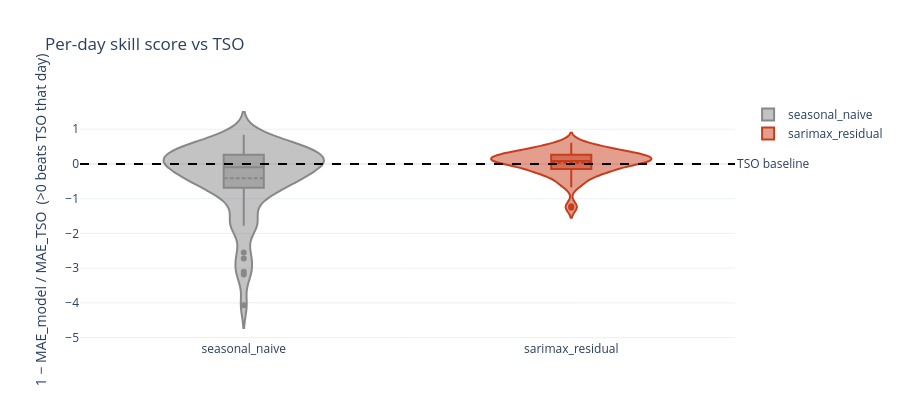

Write notebook code for a chart like this one.
### Markdown cell above
## 5. Skill-vs-TSO distribution

Per-day skill score (`1 − MAE_model / MAE_tso`). Days right of zero = predictor beat the TSO that day. The mass of each violin tells the story.

### Code cell
fig = go.Figure()
for label in ('seasonal_naive', 'sarimax_residual'):
    df = frames[label]
    daily_mae_model = df.groupby('issue_date')['abs_err_model'].mean()
    daily_mae_tso   = df.groupby('issue_date')['abs_err_tso'].mean()
    skill = 1 - daily_mae_model / daily_mae_tso
    fig.add_trace(go.Violin(
        y=skill, name=label, box_visible=True, meanline_visible=True,
        line_color=colours[label],
    ))
fig.add_hline(y=0, line_dash='dash', line_color='black',
              annotation_text='TSO baseline', annotation_position='right')
fig.update_layout(
    title='Per-day skill score vs TSO',
    yaxis_title='1 − MAE_model / MAE_TSO  (>0 beats TSO that day)',
    height=420, template='plotly_white',
)
fig.show()

### Figure 1 — Plotly figure (JSON) as saved in the notebook; plotly's stock layout.template omitted (floating-point values rounded to 4 significant figures)
{"data": [{"box": {"visible": true}, "line": {"color": "#888"}, "meanline": {"visible": true}, "name": "seasonal_naive", "type": "violin", "y": [-1.012, -1.774, -0.6108, -0.0216, 0.1264, -0.09446, 0.8407, -0.1609, -2.725, -0.258, -3.181, -0.1011, -1.781, -0.738, 0.6118, 0.4987, 0.4185, 0.4155, -0.5204, 0.4747, -0.3096, -0.6939, -0.6457, -0.4475, 0.1956, -0.3437, 0.2503, -1.719, 0.0538, -0.09214, -0.6908, 0.0217, 0.2144, 0.2087, -0.2938, -0.09163, -0.1948, 0.00462, 0.08153, 0.2342, -0.685, -0.1712, 0.1124, -0.5983, 0.6008, -0.4128, 0.3771, 0.2984, 0.4966, 0.3038, -1.112, -4.069, 0.474, -1.338, -2.547, 0.1463, 0.3436, 0.7312, -3.106, 0.6431, -1.766]}, {"box": {"visible": true}, "line": {"color": "#C73E1D"}, "meanline": {"visible": true}, "name": "sarimax_residual", "type": "violin", "y": [-0.3864, 0.2133, -1.217, 0.04774, -0.2287, 0.4286, 0.3838, -0.1975, 0.3119, -0.01151, 0.09209, 0.2401, -0.06236, 0.1663, 0.2565, 0.2216, 0.5047, 0.612, 0.4077, 0.3106, -0.46, 0.2874, -0.2584, -0.07255, 0.05386, 0.05396, 0.06894, 0.3724, -0.545, -0.2493, 0.2281, -0.03178, -0.672, -0.1343, 0.2614, 0.08671, 0.1063, 0.08729, 0.08953, 0.1798, 0.2456, 0.1574, 0.547, 0.3093, -0.002741, -0.02246, 0.1618, -0.2623, 0.2832, -0.1757, -0.5485, 0.5602, 0.3735, 0.1644, -1.264, -0.2336, 0.05587, 0.443, -0.2693, 0.04313, 0.08484]}], "layout": {"annotations": [{"showarrow": false, "text": "TSO baseline", "x": 1, "xanchor": "left", "xref": "x domain", "y": 0, "yanchor": "middle", "yref": "y"}], "height": 420, "shapes": [{"line": {"color": "black", "dash": "dash"}, "type": "line", "x0": 0, "x1": 1, "xref": "x domain", "y0": 0, "y1": 0, "yref": "y"}], "title": {"text": "Per-day skill score vs TSO"}, "yaxis": {"title": {"text": "1 − MAE_model / MAE_TSO  (>0 beats TSO that day)"}}}}
